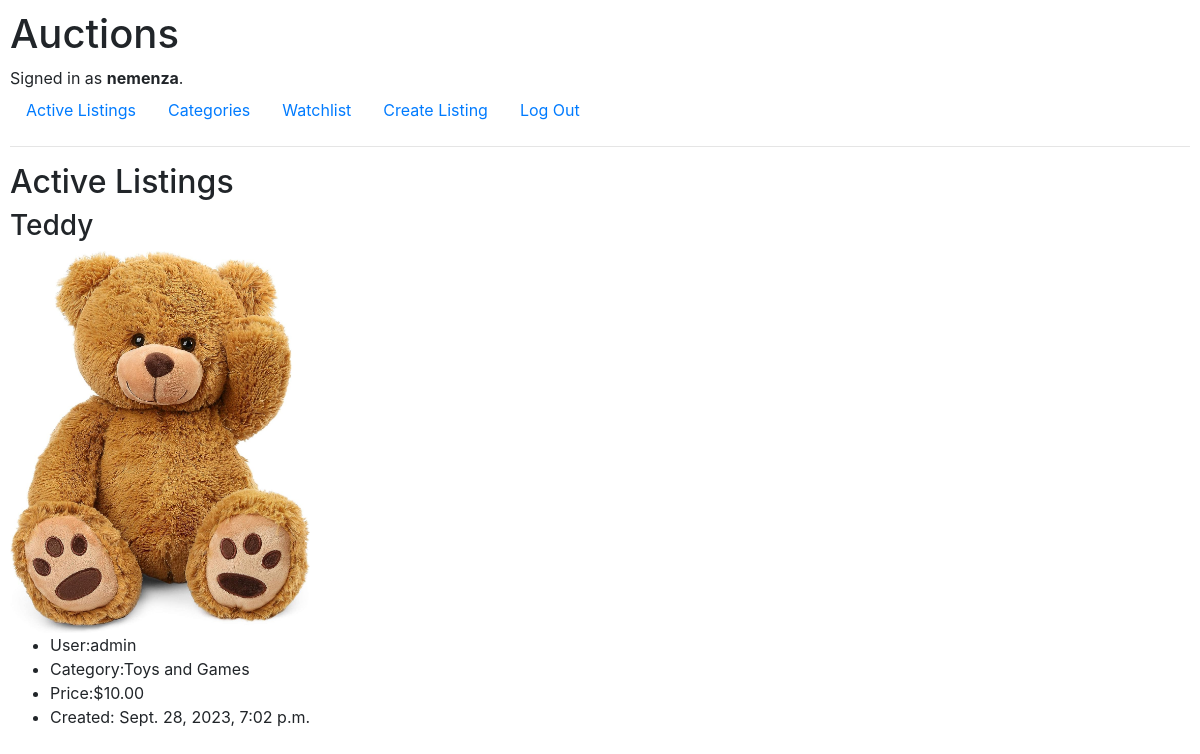
Screenshot of / (signed in) with the database file from the repository.
### auctions/models.py (models this page shows)
class User(AbstractUser):
    pass

class Listing(models.Model):
    title = models.CharField(max_length=100)
    description = models.TextField(max_length=1000)
    username = models.ForeignKey(
        settings.AUTH_USER_MODEL, on_delete=models.CASCADE)
    bid = models.DecimalField(max_digits=6, decimal_places=2, validators=[
                              MinValueValidator(0.50)])
    web_page = models.URLField(max_length=200, blank=True)
    img = models.ImageField(null=True, blank=True, upload_to='media/')
    active = models.BooleanField(default=True)
    created_date = models.DateTimeField(auto_now_add=True)
    class Categories(models.TextChoices):
        CLOTHING = 'Apparel and Clothing'
        TOYS = 'Toys and Games'
        ELECTRONICS = 'Electronics and Gadgets'
        HOME = 'Home and Living'
        SPORTS = 'Sports and Outdoor'
        BEAUTY = 'Beauty and Personal Care'
        BOOKS = 'Books and Media'
        FOOD = 'Food and Grocery'
        AUTOMOTIVE = 'Automotive and Parts'
        HEALTH = 'Health and Wellness'
    categories = models.CharField(max_length=100, choices=Categories.choices)
    class Meta:
        verbose_name = 'Listing'
        verbose_name_plural = 'Listings'

### auctions/views.py (the view)
# urls.py: path("", views.index, name="index"),
def index(request):
    listings = Listing.objects.all()
    context = {"listings": listings}
    return render(request, "auctions/index.html", context)

### auctions/templates/auctions/index.html
{% extends "auctions/layout.html" %}
{% block body %}
    <h2>Active Listings</h2>
        {% for listing in listings %}
            <h3>{{listing.title}}</h3>
            <img src="{{listing.img.url}}" alt="{{listing.title}}" width="300" >
            <ul>
                <li>User:{{listing.username}}</li>
                <li>Category:{{listing.categories}}</li>
                <li>Price:${{listing.bid}}</li>
                <li>Created: {{listing.created_date}}</li>
            </ul>
    {% endfor %}
{% endblock %}

### auctions/templates/auctions/layout.html (shortened to what this page needs)
{% load static %}
<!DOCTYPE html>
<html lang="en">
    <head>
        <link rel="stylesheet" href="https://stackpath.bootstrapcdn.com/bootstrap/4.4.1/css/bootstrap.min.css">
        <link href="{% static 'auctions/styles.css' %}" rel="stylesheet">
    </head>
    <body>
        <h1>Auctions</h1>
        <div>
            {% if user.is_authenticated %}
                Signed in as <strong>{{ user.username }}</strong>.
            {% else %}
                Not signed in.
            {% endif %}
        </div>
        <ul class="nav">
            <li class="nav-item">
                <a class="nav-link" href="{% url 'index' %}">Active Listings</a>
            </li>
            {% if user.is_authenticated %}
                <li class="nav-item">
                    <a class="nav-link" href="#">Categories</a>
                </li>
                <li class="nav-item">
                    <a class="nav-link" href="#">Watchlist</a>
                </li>
                <li class="nav-item">
                    <a class="nav-link" href="{% url "create_listing" %}">Create Listing</a>
                </li>
                <li class="nav-item">
                    <a class="nav-link" href="{% url 'logout' %}">Log Out</a>
                </li>
            {% endif %}
        </ul>
        <hr>
        {% block body %}
        {% endblock %}
    </body>
</html>

### auctions/static/auctions/styles.css (style rules this page uses)
body { padding: 10px; }

### rows the page displays
User: username "nemenza"
Listing: title "Teddy", img (picture), username "admin", categories "Toys and Games", bid "10.00", created_date "Sept. 28, 2023, 7:02 p.m."
